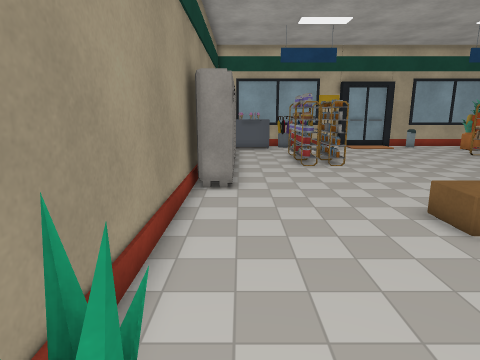
View 1 (above)

16 first-person views from a walk through a 3-D level made in the Unity game engine. The camera is 1.3 m above the floor, tilts 12° down and sees 75° across. The floor is counted in squares, 0.5 m on a side. Each view is taken from the middle of a square. On the plan, view 1 faces up. The plan holds only what a view shows up to about 20 squares ahead; the rest is blank. The player is left out. Some animated figures are not drawn. Some surface patterns are stand-ins.

View 2
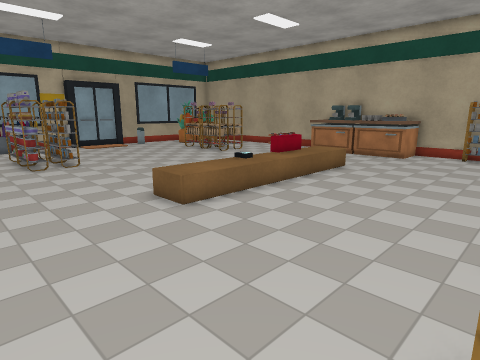

View 3
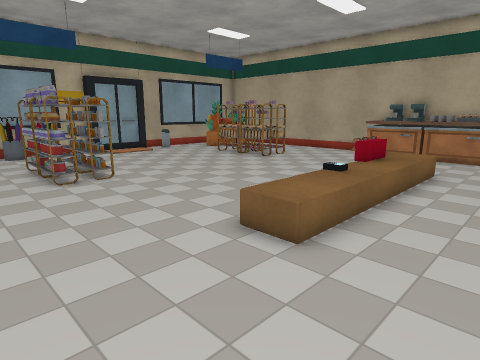

View 4
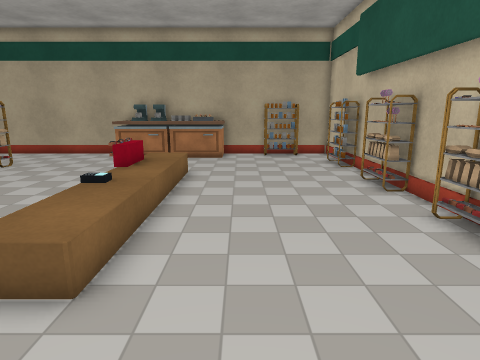

View 5
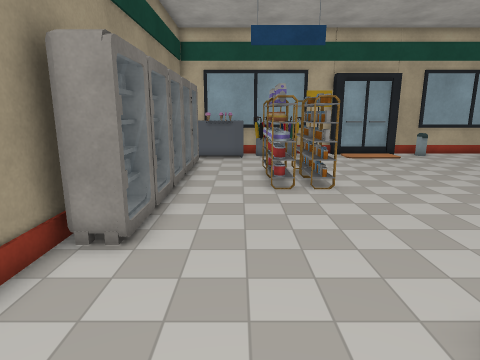

View 6
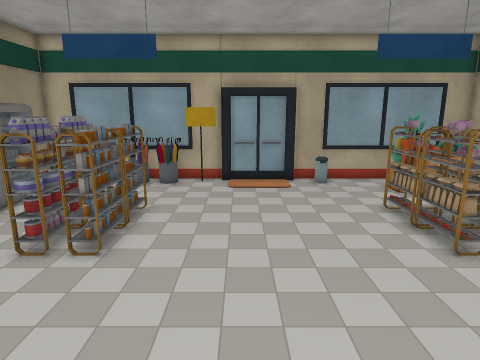

View 7
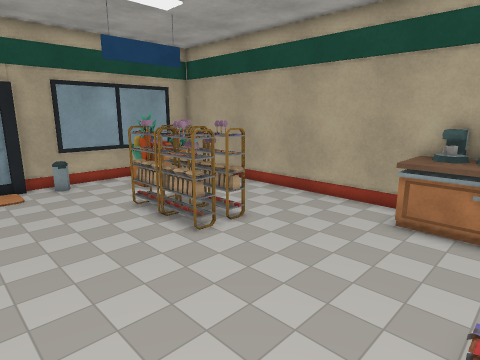

View 8
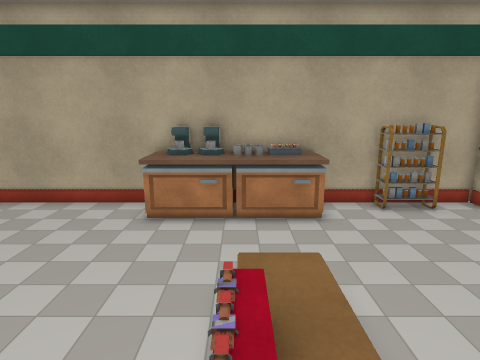

View 9
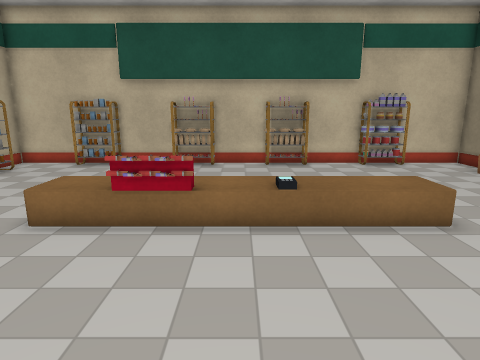

View 10
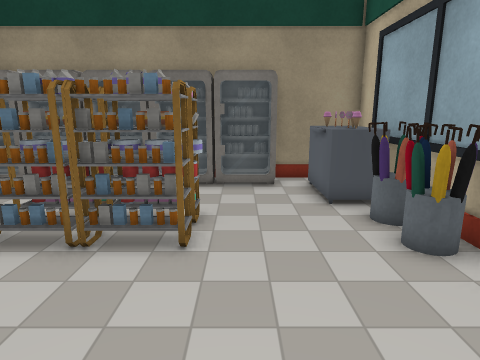

View 11
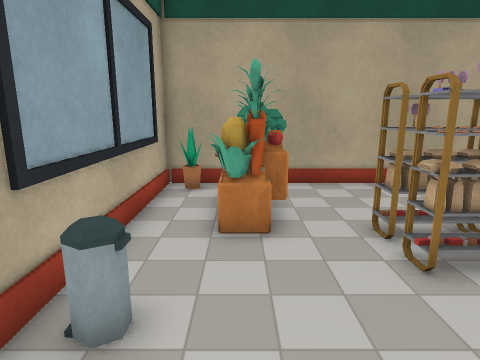

View 12
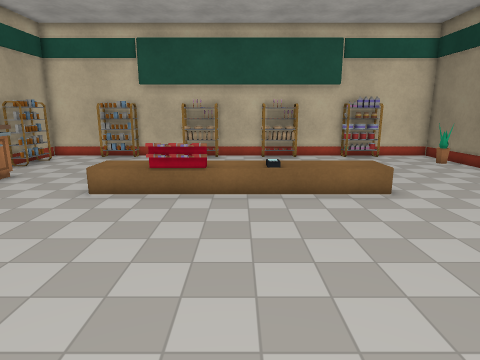

View 13
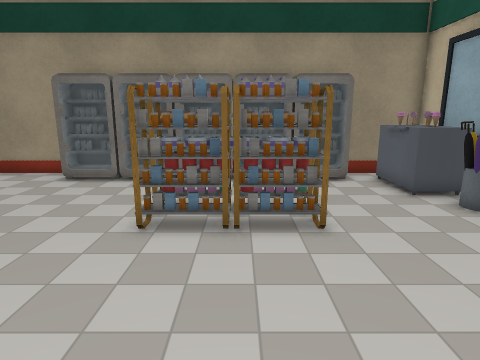

View 14
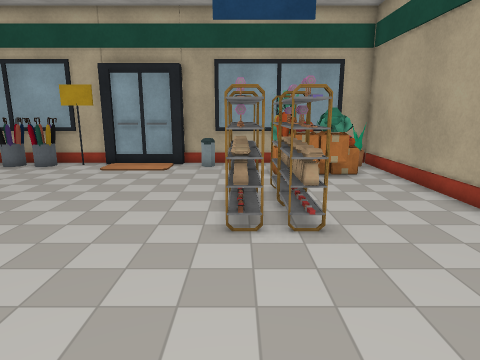

View 15
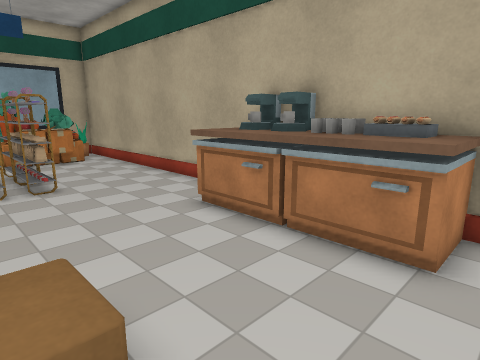

View 16
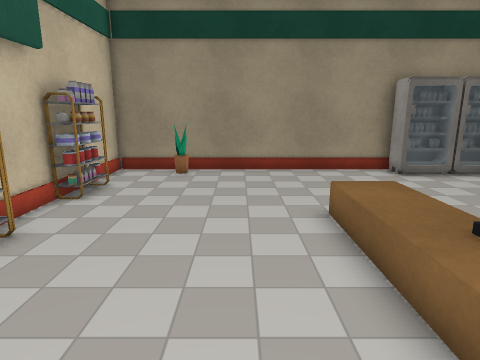

### Floor plan
Key: @ floor where view 1 was taken; # wall or solid block; . main floor; : floor 0.5 m higher than the main floor; / step, stairs or slope; ^ raised ledge; O other object.
Columns run from 2 left of view 1 to 22 right of it. Each row starts with its distance up from view 1.
 26 ##########    ###########
 25 # OOOOOO#######OO......O#
 24 #OOOOOOO...   .O...O ...#
 23 # OO..............OOOOO.#
 22  OO................OOOO.#
 21  OO.....................#
 20 #OO..OOO.........OOO....#
 19 #OO..OOO.........OOO....#
 18 #OO..OOO.........OOO....#
 17  OO..OOO.........OOO....#
 16  OO..OOO.........OOO....#
 15  OO.....................#
 14  OO.....................#
 13 #OO.....................#
 12 #OO.................... #
 11 #OO...................^##
 10 #.....................^O#
  9 #.....................^O#
  8 #......//////OOO//....^O#
  7 #....../:::::::::/....^O#
  6 #.....................^O#
  5 #.....................^^#
  4 #.......................#
  3 #...................... #
  2 #......................O#
  1 #O.....................O#
  0 #.@....................O#
 -1 #..#OOO.#OOO.OOOO.OOO#..#
 -2 #########################

Positions as (right, up) in squares from view 1, and headings:
1: (0, 0), facing up
2: (0, -1), facing up-right
3: (0, 3), facing up-right
4: (1, 4), facing right
5: (2, 5), facing up
6: (9, 8), facing up
7: (9, 8), facing up-right
8: (9, 8), facing right
9: (10, 15), facing down
10: (11, 21), facing left
11: (10, 23), facing right
12: (10, 18), facing down
13: (12, 18), facing left
14: (15, 9), facing up
15: (14, 4), facing up-right
16: (13, 4), facing left
